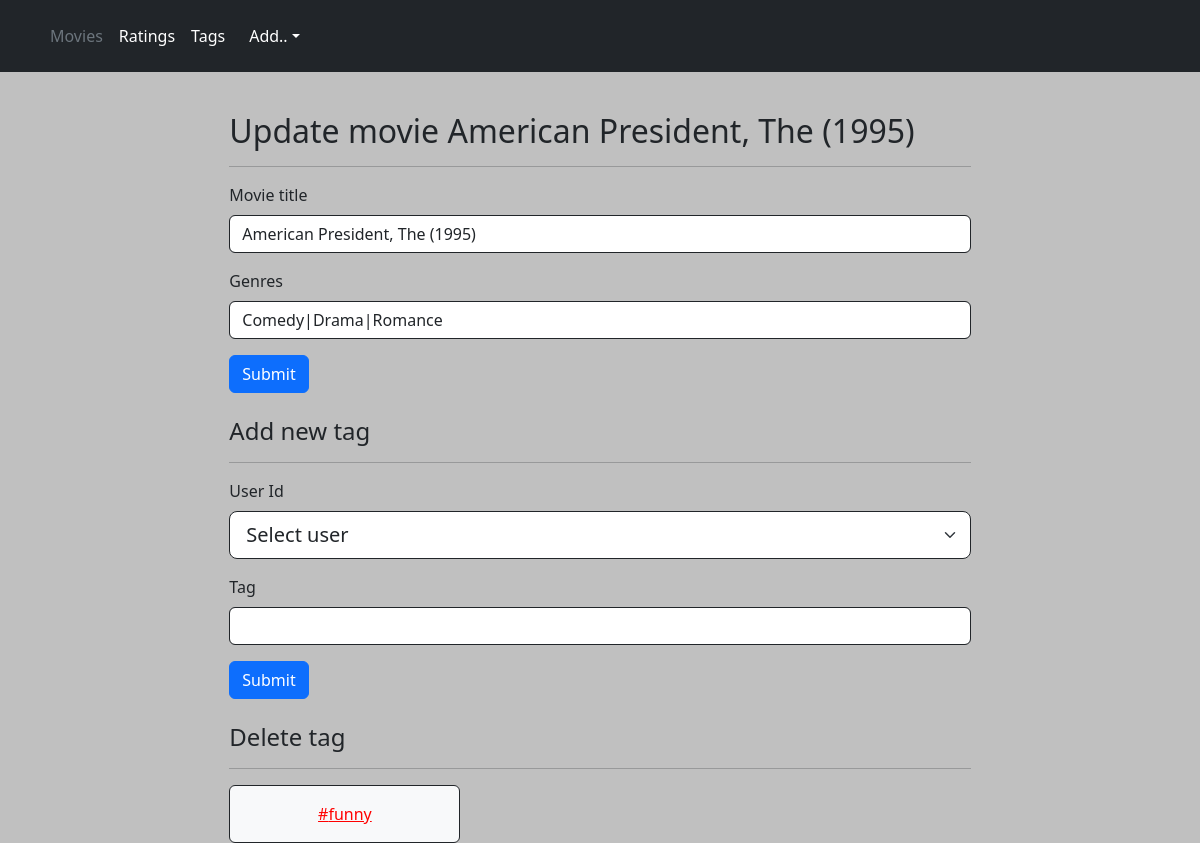
/updateMovie.php?id=11, run on the app's committed database.
### tables this page shows
CREATE TABLE `movies` (
  `movieId` int(11) NOT NULL,
  `title` varchar(100) NOT NULL,
  `genres` varchar(150) NOT NULL
);

CREATE TABLE `tags` (
  `userId` int(11) NOT NULL,
  `movieId` int(11) NOT NULL,
  `tag` varchar(100) NOT NULL
);

### updateMovie.php (the view, shortened to what this page needs)
<?php
include("header.php");
require_once("functions.php");
$row = get_movie_data($_GET['id']);
?>
<br>
<div class="container">
    <div class="row justify-content-center align-items-center g-2">
        <div class="col-8">
            <h2 class="col-12">Update movie <?php echo $row['title'];?></h2><hr>
            <form action="utils/update_movie.php" method="POST">
                <div class="mb-3">
                    <label for="" class="form-label">Movie title</label>
                    <input type="text" class="form-control border-dark" name="title" id="title-form" aria-describedby="helpId" <?php echo "value='".$row['title']."'"; ?>>
                </div>
                <div class="mb-3">
                    <label for="" class="form-label">Genres</label>
                    <input type="text" class="form-control border-dark" name="genres" id="genre-form" aria-describedby="helpId" <?php echo "value='".$row['genres']."'"; ?>>
                </div>
                <button type="submit" class="btn btn-primary">Submit</button>
            </form>
        </div>
    </div>
</div>
<br>
<div class="container">
    <div class="row justify-content-center align-items-center g-2">
        <div class="col-8">
            <h4 class="col-8">Add new tag</h4>
            <hr>
            <form action="utils/add_tag.php" method="POST">
                <div class="mb-3">
                    <label for="" class="form-label">User Id</label>
                    <select class="form-select form-select-lg border-dark" name="userId" id="user-id-form">
                        <option selected>Select user</option>
                    </select>
                </div>
                <div class="mb-3">
                    <label for="" class="form-label">Tag</label>
                    <input type="text" class="form-control border-dark" name="tag" id="tag-form" aria-describedby="helpId">
                </div>
                <button type="submit" class="btn btn-primary">Submit</button>
            </form>
        </div>
    </div>
</div>
<br>
<div class="container">
    <div class="row justify-content-center align-items-center g-2">
        <div class="col-8">
            <h4 class="col-8">Delete tag</h4>
            <hr>
            <div class="row">
                <?php get_movie_tags_update($row['movieId'])?>
            </div>
        </div>
    </div>
</div>
<?php include("footer.php");?>

### functions.php (shortened to what this page needs)
<?php
require_once("DB/db_connection.php");
function get_movie_data($id){
    global $conn;
    $query = "SELECT * from movies where movieId='$id';";
    $result = mysqli_query($conn, $query);
    $row = mysqli_fetch_assoc($result);
    return $row;
}
function get_movie_tags_update($id){
    global $conn;
    $query = "select * from tags where movieId = '$id'";
    $result = mysqli_query($conn, $query);
    while($row = mysqli_fetch_assoc($result)) {
        echo "<div class='col-sm-4'>
            <div class='card text-dark bg-light text-center border-dark'>
            <div class='card-body'>
                <p class='card-text'><a style='color:red;' href='../utils/delete_tag.php?tag=".$row["tag"]."&movieId=".$id."'>#".$row["tag"]."</a></p>
            </div>
            </div>
        </div>";
    }
}
?>

### data on the page
movies: title "American President, The (1995)", genres "Comedy|Drama|Romance"
tags: tag "funny"
